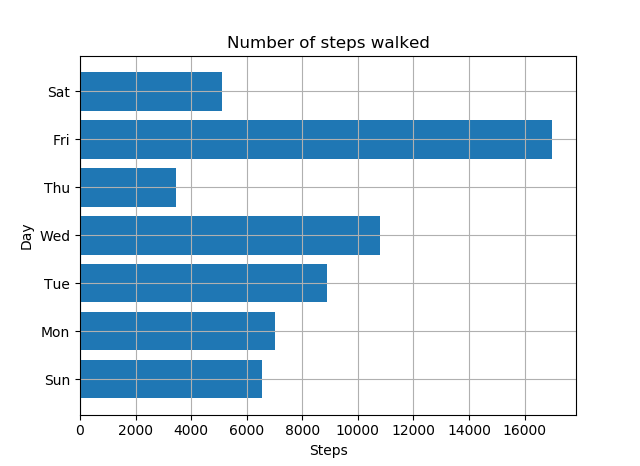

Here is the Python script that generated this plot:
import matplotlib.pyplot as plt
steps = [6543, 7000, 8900, 10789, 3467, 17000, 5095]
labels = ['Sun', 'Mon', 'Tue', 'Wed', 'Thu', 'Fri', 'Sat']
num_bars = len(steps)
positions = range(1, num_bars+1)
plt.barh(positions, steps, align='center')
plt.yticks(positions, labels)
plt.xlabel('Steps')
plt.ylabel('Day')
plt.title('Number of steps walked')
plt.grid()
plt.show()
